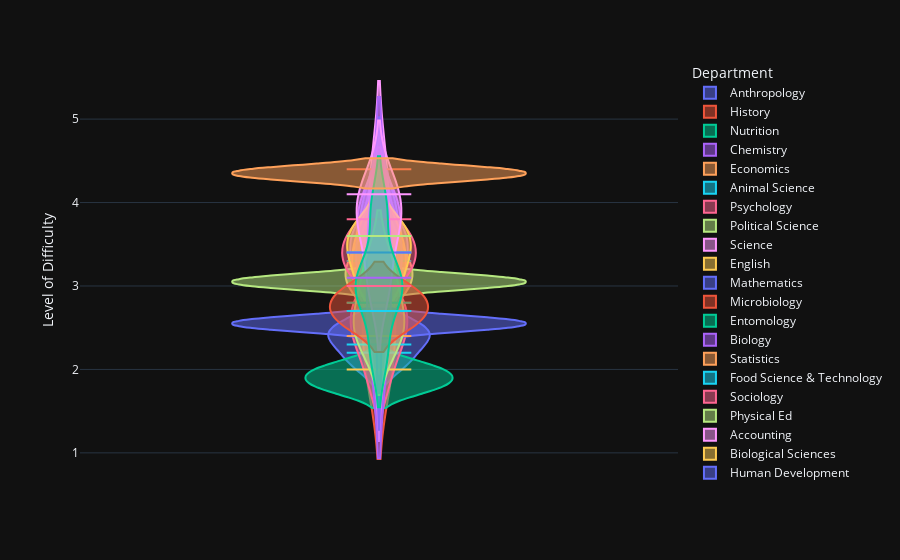

The cell this chart's notebook holds for it:
### Code cell
filtered_prof_diff_df = professors_df[professors_df['Total Ratings'] > 100]
fig = px.violin(filtered_prof_diff_df, y='Level of Difficulty', color='Department', violinmode='overlay')
fig.show()

### Figure 1 — Plotly figure (JSON) as saved in the notebook; plotly's stock layout.template omitted (floating-point values rounded to 4 significant figures)
{"data": [{"alignmentgroup": "True", "box": {"visible": false}, "hovertemplate": "Department=Anthropology<br>Level of Difficulty=%{y}<extra></extra>", "legendgroup": "Anthropology", "marker": {"color": "#636efa"}, "name": "Anthropology", "offsetgroup": "Anthropology", "orientation": "v", "scalegroup": "True", "showlegend": true, "x0": " ", "xaxis": "x", "y": [2.5, 2.1, 2.4], "y0": " ", "yaxis": "y", "type": "violin"}, {"alignmentgroup": "True", "box": {"visible": false}, "hovertemplate": "Department=History<br>Level of Difficulty=%{y}<extra></extra>", "legendgroup": "History", "marker": {"color": "#EF553B"}, "name": "History", "offsetgroup": "History", "orientation": "v", "scalegroup": "True", "showlegend": true, "x0": " ", "xaxis": "x", "y": [2.1, 3.0], "y0": " ", "yaxis": "y", "type": "violin"}, {"alignmentgroup": "True", "box": {"visible": false}, "hovertemplate": "Department=Nutrition<br>Level of Difficulty=%{y}<extra></extra>", "legendgroup": "Nutrition", "marker": {"color": "#00cc96"}, "name": "Nutrition", "offsetgroup": "Nutrition", "orientation": "v", "scalegroup": "True", "showlegend": true, "x0": " ", "xaxis": "x", "y": [2.0, 1.8], "y0": " ", "yaxis": "y", "type": "violin"}, {"alignmentgroup": "True", "box": {"visible": false}, "hovertemplate": "Department=Chemistry<br>Level of Difficulty=%{y}<extra></extra>", "legendgroup": "Chemistry", "marker": {"color": "#ab63fa"}, "name": "Chemistry", "offsetgroup": "Chemistry", "orientation": "v", "scalegroup": "True", "showlegend": true, "x0": " ", "xaxis": "x", "y": [3.0, 3.3, 3.2, 3.1, 3.1, 3.7, 3.4, 3.3, 3.6, 3.6, 3.7, 3.6, 4.2, 3.6, 3.0, 3.9, 3.3, 3.1, 3.6, 4.0, 4.5, 3.4, 4.2], "y0": " ", "yaxis": "y", "type": "violin"}, {"alignmentgroup": "True", "box": {"visible": false}, "hovertemplate": "Department=Economics<br>Level of Difficulty=%{y}<extra></extra>", "legendgroup": "Economics", "marker": {"color": "#FFA15A"}, "name": "Economics", "offsetgroup": "Economics", "orientation": "v", "scalegroup": "True", "showlegend": true, "x0": " ", "xaxis": "x", "y": [3.1, 2.9, 3.0, 2.7, 3.9, 3.5, 3.6, 3.1, 3.4, 3.2, 3.2], "y0": " ", "yaxis": "y", "type": "violin"}, {"alignmentgroup": "True", "box": {"visible": false}, "hovertemplate": "Department=Animal Science<br>Level of Difficulty=%{y}<extra></extra>", "legendgroup": "Animal Science", "marker": {"color": "#19d3f3"}, "name": "Animal Science", "offsetgroup": "Animal Science", "orientation": "v", "scalegroup": "True", "showlegend": true, "x0": " ", "xaxis": "x", "y": [2.2], "y0": " ", "yaxis": "y", "type": "violin"}, {"alignmentgroup": "True", "box": {"visible": false}, "hovertemplate": "Department=Psychology<br>Level of Difficulty=%{y}<extra></extra>", "legendgroup": "Psychology", "marker": {"color": "#FF6692"}, "name": "Psychology", "offsetgroup": "Psychology", "orientation": "v", "scalegroup": "True", "showlegend": true, "x0": " ", "xaxis": "x", "y": [2.4, 2.4, 2.8, 1.8, 2.8, 2.1, 2.5, 2.9], "y0": " ", "yaxis": "y", "type": "violin"}, {"alignmentgroup": "True", "box": {"visible": false}, "hovertemplate": "Department=Political Science<br>Level of Difficulty=%{y}<extra></extra>", "legendgroup": "Political Science", "marker": {"color": "#B6E880"}, "name": "Political Science", "offsetgroup": "Political Science", "orientation": "v", "scalegroup": "True", "showlegend": true, "x0": " ", "xaxis": "x", "y": [3.0, 3.1], "y0": " ", "yaxis": "y", "type": "violin"}, {"alignmentgroup": "True", "box": {"visible": false}, "hovertemplate": "Department=Science<br>Level of Difficulty=%{y}<extra></extra>", "legendgroup": "Science", "marker": {"color": "#FF97FF"}, "name": "Science", "offsetgroup": "Science", "orientation": "v", "scalegroup": "True", "showlegend": true, "x0": " ", "xaxis": "x", "y": [2.3, 3.3, 2.9, 3.0, 4.2, 4.3], "y0": " ", "yaxis": "y", "type": "violin"}, {"alignmentgroup": "True", "box": {"visible": false}, "hovertemplate": "Department=English<br>Level of Difficulty=%{y}<extra></extra>", "legendgroup": "English", "marker": {"color": "#FECB52"}, "name": "English", "offsetgroup": "English", "orientation": "v", "scalegroup": "True", "showlegend": true, "x0": " ", "xaxis": "x", "y": [2.0], "y0": " ", "yaxis": "y", "type": "violin"}, {"alignmentgroup": "True", "box": {"visible": false}, "hovertemplate": "Department=Mathematics<br>Level of Difficulty=%{y}<extra></extra>", "legendgroup": "Mathematics", "marker": {"color": "#636efa"}, "name": "Mathematics", "offsetgroup": "Mathematics", "orientation": "v", "scalegroup": "True", "showlegend": true, "x0": " ", "xaxis": "x", "y": [3.1, 3.6, 3.5, 3.0, 1.9, 2.8, 2.9, 2.6, 3.3, 4.0, 3.1, 3.2, 3.8, 3.3, 4.3, 3.7, 4.0, 3.7, 3.9, 3.7, 4.1, 3.8, 4.4, 3.1], "y0": " ", "yaxis": "y", "type": "violin"}, {"alignmentgroup": "True", "box": {"visible": false}, "hovertemplate": "Department=Microbiology<br>Level of Difficulty=%{y}<extra></extra>", "legendgroup": "Microbiology", "marker": {"color": "#EF553B"}, "name": "Microbiology", "offsetgroup": "Microbiology", "orientation": "v", "scalegroup": "True", "showlegend": true, "x0": " ", "xaxis": "x", "y": [4.4], "y0": " ", "yaxis": "y", "type": "violin"}, {"alignmentgroup": "True", "box": {"visible": false}, "hovertemplate": "Department=Entomology<br>Level of Difficulty=%{y}<extra></extra>", "legendgroup": "Entomology", "marker": {"color": "#00cc96"}, "name": "Entomology", "offsetgroup": "Entomology", "orientation": "v", "scalegroup": "True", "showlegend": true, "x0": " ", "xaxis": "x", "y": [3.3], "y0": " ", "yaxis": "y", "type": "violin"}, {"alignmentgroup": "True", "box": {"visible": false}, "hovertemplate": "Department=Biology<br>Level of Difficulty=%{y}<extra></extra>", "legendgroup": "Biology", "marker": {"color": "#ab63fa"}, "name": "Biology", "offsetgroup": "Biology", "orientation": "v", "scalegroup": "True", "showlegend": true, "x0": " ", "xaxis": "x", "y": [3.8, 3.2, 4.0, 3.2], "y0": " ", "yaxis": "y", "type": "violin"}, {"alignmentgroup": "True", "box": {"visible": false}, "hovertemplate": "Department=Statistics<br>Level of Difficulty=%{y}<extra></extra>", "legendgroup": "Statistics", "marker": {"color": "#FFA15A"}, "name": "Statistics", "offsetgroup": "Statistics", "orientation": "v", "scalegroup": "True", "showlegend": true, "x0": " ", "xaxis": "x", "y": [2.8, 3.1, 3.8, 3.3, 3.5], "y0": " ", "yaxis": "y", "type": "violin"}, {"alignmentgroup": "True", "box": {"visible": false}, "hovertemplate": "Department=Food Science & Technology<br>Level of Difficulty=%{y}<extra></extra>", "legendgroup": "Food Science & Technology", "marker": {"color": "#19d3f3"}, "name": "Food Science & Technology", "offsetgroup": "Food Science & Technology", "orientation": "v", "scalegroup": "True", "showlegend": true, "x0": " ", "xaxis": "x", "y": [2.3], "y0": " ", "yaxis": "y", "type": "violin"}, {"alignmentgroup": "True", "box": {"visible": false}, "hovertemplate": "Department=Sociology<br>Level of Difficulty=%{y}<extra></extra>", "legendgroup": "Sociology", "marker": {"color": "#FF6692"}, "name": "Sociology", "offsetgroup": "Sociology", "orientation": "v", "scalegroup": "True", "showlegend": true, "x0": " ", "xaxis": "x", "y": [3.2, 3.6], "y0": " ", "yaxis": "y", "type": "violin"}, {"alignmentgroup": "True", "box": {"visible": false}, "hovertemplate": "Department=Physical Ed<br>Level of Difficulty=%{y}<extra></extra>", "legendgroup": "Physical Ed", "marker": {"color": "#B6E880"}, "name": "Physical Ed", "offsetgroup": "Physical Ed", "orientation": "v", "scalegroup": "True", "showlegend": true, "x0": " ", "xaxis": "x", "y": [3.6], "y0": " ", "yaxis": "y", "type": "violin"}, {"alignmentgroup": "True", "box": {"visible": false}, "hovertemplate": "Department=Accounting<br>Level of Difficulty=%{y}<extra></extra>", "legendgroup": "Accounting", "marker": {"color": "#FF97FF"}, "name": "Accounting", "offsetgroup": "Accounting", "orientation": "v", "scalegroup": "True", "showlegend": true, "x0": " ", "xaxis": "x", "y": [2.7], "y0": " ", "yaxis": "y", "type": "violin"}, {"alignmentgroup": "True", "box": {"visible": false}, "hovertemplate": "Department=Biological Sciences<br>Level of Difficulty=%{y}<extra></extra>", "legendgroup": "Biological Sciences", "marker": {"color": "#FECB52"}, "name": "Biological Sciences", "offsetgroup": "Biological Sciences", "orientation": "v", "scalegroup": "True", "showlegend": true, "x0": " ", "xaxis": "x", "y": [3.7, 3.7, 3.4, 2.9, 3.1, 3.4], "y0": " ", "yaxis": "y", "type": "violin"}, {"alignmentgroup": "True", "box": {"visible": false}, "hovertemplate": "Department=Human Development<br>Level of Difficulty=%{y}<extra></extra>", "legendgroup": "Human Development", "marker": {"color": "#636efa"}, "name": "Human Development", "offsetgroup": "Human Development", "orientation": "v", "scalegroup": "True", "showlegend": true, "x0": " ", "xaxis": "x", "y": [2.5, 2.6], "y0": " ", "yaxis": "y", "type": "violin"}, {"alignmentgroup": "True", "box": {"visible": false}, "hovertemplate": "Department=Design<br>Level of Difficulty=%{y}<extra></extra>", "legendgroup": "Design", "marker": {"color": "#EF553B"}, "name": "Design", "offsetgroup": "Design", "orientation": "v", "scalegroup": "True", "showlegend": true, "x0": " ", "xaxis": "x", "y": [2.8], "y0": " ", "yaxis": "y", "type": "violin"}, {"alignmentgroup": "True", "box": {"visible": false}, "hovertemplate": "Department=Geology<br>Level of Difficulty=%{y}<extra></extra>", "legendgroup": "Geology", "marker": {"color": "#00cc96"}, "name": "Geology", "offsetgroup": "Geology", "orientation": "v", "scalegroup": "True", "showlegend": true, "x0": " ", "xaxis": "x", "y": [2.8], "y0": " ", "yaxis": "y", "type": "violin"}, {"alignmentgroup": "True", "box": {"visible": false}, "hovertemplate": "Department=Social Science<br>Level of Difficulty=%{y}<extra></extra>", "legendgroup": "Social Science", "marker": {"color": "#ab63fa"}, "name": "Social Science", "offsetgroup": "Social Science", "orientation": "v", "scalegroup": "True", "showlegend": true, "x0": " ", "xaxis": "x", "y": [2.5, 3.7], "y0": " ", "yaxis": "y", "type": "violin"}, {"alignmentgroup": "True", "box": {"visible": false}, "hovertemplate": "Department=Philosophy<br>Level of Difficulty=%{y}<extra></extra>", "legendgroup": "Philosophy", "marker": {"color": "#FFA15A"}, "name": "Philosophy", "offsetgroup": "Philosophy", "orientation": "v", "scalegroup": "True", "showlegend": true, "x0": " ", "xaxis": "x", "y": [2.4], "y0": " ", "yaxis": "y", "type": "violin"}, {"alignmentgroup": "True", "box": {"visible": false}, "hovertemplate": "Department=Writing<br>Level of Difficulty=%{y}<extra></extra>", "legendgroup": "Writing", "marker": {"color": "#19d3f3"}, "name": "Writing", "offsetgroup": "Writing", "orientation": "v", "scalegroup": "True", "showlegend": true, "x0": " ", "xaxis": "x", "y": [3.4], "y0": " ", "yaxis": "y", "type": "violin"}, {"alignmentgroup": "True", "box": {"visible": false}, "hovertemplate": "Department=Biomedical Engineering<br>Level of Difficulty=%{y}<extra></extra>", "legendgroup": "Biomedical Engineering", "marker": {"color": "#FF6692"}, "name": "Biomedical Engineering", "offsetgroup": "Biomedical Engineering", "orientation": "v", "scalegroup": "True", "showlegend": true, "x0": " ", "xaxis": "x", "y": [3.8], "y0": " ", "yaxis": "y", "type": "violin"}, {"alignmentgroup": "True", "box": {"visible": false}, "hovertemplate": "Department=Classics<br>Level of Difficulty=%{y}<extra></extra>", "legendgroup": "Classics", "marker": {"color": "#B6E880"}, "name": "Classics", "offsetgroup": "Classics", "orientation": "v", "scalegroup": "True", "showlegend": true, "x0": " ", "xaxis": "x", "y": [3.2, 2.6, 2.4], "y0": " ", "yaxis": "y", "type": "violin"}, {"alignmentgroup": "True", "box": {"visible": false}, "hovertemplate": "Department=Computer Science<br>Level of Difficulty=%{y}<extra></extra>", "legendgroup": "Computer Science", "marker": {"color": "#FF97FF"}, "name": "Computer Science", "offsetgroup": "Computer Science", "orientation": "v", "scalegroup": "True", "showlegend": true, "x0": " ", "xaxis": "x", "y": [3.6, 3.1, 3.9, 4.3, 3.6, 4.0, 2.9, 4.1], "y0": " ", "yaxis": "y", "type": "violin"}, {"alignmentgroup": "True", "box": {"visible": false}, "hovertemplate": "Department=Religious Studies<br>Level of Difficulty=%{y}<extra></extra>", "legendgroup": "Religious Studies", "marker": {"color": "#FECB52"}, "name": "Religious Studies", "offsetgroup": "Religious Studies", "orientation": "v", "scalegroup": "True", "showlegend": true, "x0": " ", "xaxis": "x", "y": [3.0], "y0": " ", "yaxis": "y", "type": "violin"}, {"alignmentgroup": "True", "box": {"visible": false}, "hovertemplate": "Department=Agriculture<br>Level of Difficulty=%{y}<extra></extra>", "legendgroup": "Agriculture", "marker": {"color": "#636efa"}, "name": "Agriculture", "offsetgroup": "Agriculture", "orientation": "v", "scalegroup": "True", "showlegend": true, "x0": " ", "xaxis": "x", "y": [3.4], "y0": " ", "yaxis": "y", "type": "violin"}, {"alignmentgroup": "True", "box": {"visible": false}, "hovertemplate": "Department=Asian Studies<br>Level of Difficulty=%{y}<extra></extra>", "legendgroup": "Asian Studies", "marker": {"color": "#EF553B"}, "name": "Asian Studies", "offsetgroup": "Asian Studies", "orientation": "v", "scalegroup": "True", "showlegend": true, "x0": " ", "xaxis": "x", "y": [2.9, 2.6], "y0": " ", "yaxis": "y", "type": "violin"}, {"alignmentgroup": "True", "box": {"visible": false}, "hovertemplate": "Department=Communication<br>Level of Difficulty=%{y}<extra></extra>", "legendgroup": "Communication", "marker": {"color": "#00cc96"}, "name": "Communication", "offsetgroup": "Communication", "orientation": "v", "scalegroup": "True", "showlegend": true, "x0": " ", "xaxis": "x", "y": [3.0, 3.1, 2.9, 2.2, 3.9], "y0": " ", "yaxis": "y", "type": "violin"}, {"alignmentgroup": "True", "box": {"visible": false}, "hovertemplate": "Department=Molecular/Cellular Biology<br>Level of Difficulty=%{y}<extra></extra>", "legendgroup": "Molecular/Cellular Biology", "marker": {"color": "#ab63fa"}, "name": "Molecular/Cellular Biology", "offsetgroup": "Molecular/Cellular Biology", "orientation": "v", "scalegroup": "True", "showlegend": true, "x0": " ", "xaxis": "x", "y": [3.1], "y0": " ", "yaxis": "y", "type": "violin"}, {"alignmentgroup": "True", "box": {"visible": false}, "hovertemplate": "Department=Physics<br>Level of Difficulty=%{y}<extra></extra>", "legendgroup": "Physics", "marker": {"color": "#FFA15A"}, "name": "Physics", "offsetgroup": "Physics", "orientation": "v", "scalegroup": "True", "showlegend": true, "x0": " ", "xaxis": "x", "y": [4.3, 4.4], "y0": " ", "yaxis": "y", "type": "violin"}, {"alignmentgroup": "True", "box": {"visible": false}, "hovertemplate": "Department=Food Science  Technology<br>Level of Difficulty=%{y}<extra></extra>", "legendgroup": "Food Science  Technology", "marker": {"color": "#19d3f3"}, "name": "Food Science  Technology", "offsetgroup": "Food Science  Technology", "orientation": "v", "scalegroup": "True", "showlegend": true, "x0": " ", "xaxis": "x", "y": [2.7], "y0": " ", "yaxis": "y", "type": "violin"}, {"alignmentgroup": "True", "box": {"visible": false}, "hovertemplate": "Department=Film<br>Level of Difficulty=%{y}<extra></extra>", "legendgroup": "Film", "marker": {"color": "#FF6692"}, "name": "Film", "offsetgroup": "Film", "orientation": "v", "scalegroup": "True", "showlegend": true, "x0": " ", "xaxis": "x", "y": [3.0], "y0": " ", "yaxis": "y", "type": "violin"}, {"alignmentgroup": "True", "box": {"visible": false}, "hovertemplate": "Department=Engineering<br>Level of Difficulty=%{y}<extra></extra>", "legendgroup": "Engineering", "marker": {"color": "#B6E880"}, "name": "Engineering", "offsetgroup": "Engineering", "orientation": "v", "scalegroup": "True", "showlegend": true, "x0": " ", "xaxis": "x", "y": [3.6], "y0": " ", "yaxis": "y", "type": "violin"}, {"alignmentgroup": "True", "box": {"visible": false}, "hovertemplate": "Department=Management<br>Level of Difficulty=%{y}<extra></extra>", "legendgroup": "Management", "marker": {"color": "#FF97FF"}, "name": "Management", "offsetgroup": "Management", "orientation": "v", "scalegroup": "True", "showlegend": true, "x0": " ", "xaxis": "x", "y": [4.1], "y0": " ", "yaxis": "y", "type": "violin"}], "layout": {"xaxis": {"anchor": "y", "domain": [0.0, 1.0]}, "yaxis": {"anchor": "x", "domain": [0.0, 1.0], "title": {"text": "Level of Difficulty"}}, "legend": {"title": {"text": "Department"}, "tracegroupgap": 0}, "margin": {"t": 60}, "violinmode": "overlay"}}
